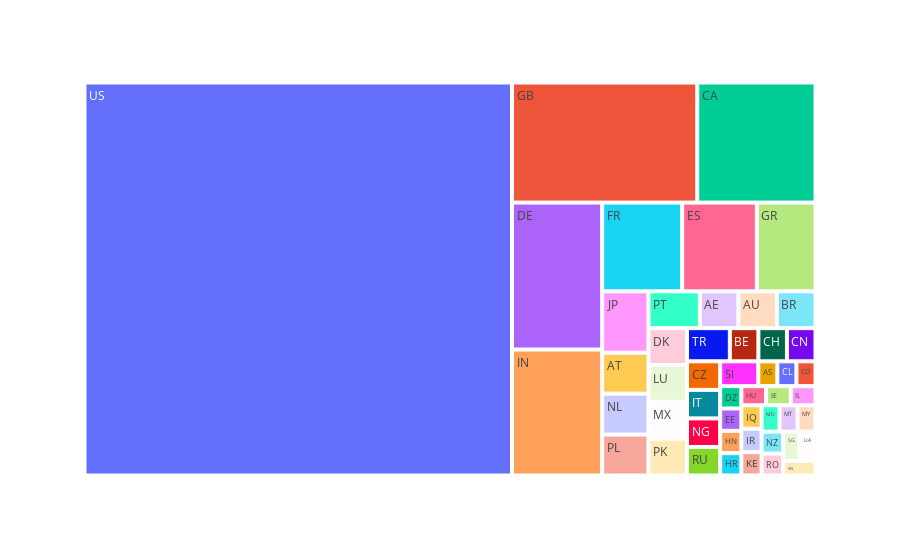

Notebook source saved alongside this figure:
### Markdown cell above
Company location

### Code cell
px.treemap(df_salaries, path=['company_location'])

### Figure 1 — Plotly figure (JSON) as saved in the notebook; plotly's stock layout.template omitted (floating-point values rounded to 4 significant figures)
{"data": [{"branchvalues": "total", "domain": {"x": [0.0, 1.0], "y": [0.0, 1.0]}, "hovertemplate": "labels=%{label}<br>count=%{value}<br>parent=%{parent}<br>id=%{id}<extra></extra>", "ids": ["AE", "AS", "AT", "AU", "BE", "BR", "CA", "CH", "CL", "CN", "CO", "CZ", "DE", "DK", "DZ", "EE", "ES", "FR", "GB", "GR", "HN", "HR", "HU", "IE", "IL", "IN", "IQ", "IR", "IT", "JP", "KE", "LU", "MD", "MT", "MX", "MY", "NG", "NL", "NZ", "PK", "PL", "PT", "RO", "RU", "SG", "SI", "TR", "UA", "US", "VN"], "labels": ["AE", "AS", "AT", "AU", "BE", "BR", "CA", "CH", "CL", "CN", "CO", "CZ", "DE", "DK", "DZ", "EE", "ES", "FR", "GB", "GR", "HN", "HR", "HU", "IE", "IL", "IN", "IQ", "IR", "IT", "JP", "KE", "LU", "MD", "MT", "MX", "MY", "NG", "NL", "NZ", "PK", "PL", "PT", "RO", "RU", "SG", "SI", "TR", "UA", "US", "VN"], "name": "", "parents": ["", "", "", "", "", "", "", "", "", "", "", "", "", "", "", "", "", "", "", "", "", "", "", "", "", "", "", "", "", "", "", "", "", "", "", "", "", "", "", "", "", "", "", "", "", "", "", "", "", ""], "values": [3, 1, 4, 3, 2, 3, 30, 2, 1, 2, 1, 2, 28, 3, 1, 1, 14, 15, 47, 11, 1, 1, 1, 1, 1, 24, 1, 1, 2, 6, 1, 3, 1, 1, 3, 1, 2, 4, 1, 3, 4, 4, 1, 2, 1, 2, 3, 1, 355, 1], "type": "treemap"}], "layout": {"legend": {"tracegroupgap": 0}, "margin": {"t": 60}}}
